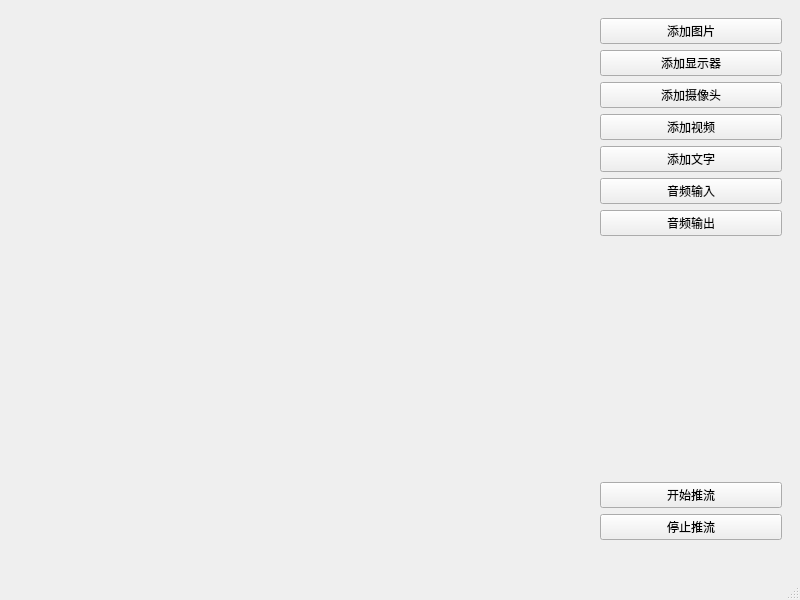
<?xml version="1.0" encoding="UTF-8"?>
<ui version="4.0">
 <class>MainWindow</class>
 <widget class="QMainWindow" name="MainWindow">
  <property name="geometry">
   <rect>
    <x>0</x>
    <y>0</y>
    <width>800</width>
    <height>600</height>
   </rect>
  </property>
  <property name="windowTitle">
   <string>MainWindow</string>
  </property>
  <widget class="QWidget" name="centralwidget">
   <layout class="QVBoxLayout" name="verticalLayout">
    <item>
     <layout class="QHBoxLayout" name="horizontalLayout">
      <item>
       <widget class="OBSBasicPreview" name="preview" native="true"/>
      </item>
      <item>
       <widget class="QWidget" name="widget_2" native="true">
        <property name="maximumSize">
         <size>
          <width>200</width>
          <height>16777215</height>
         </size>
        </property>
        <layout class="QVBoxLayout" name="verticalLayout_2">
         <item>
          <widget class="QPushButton" name="btnSourceImage">
           <property name="text">
            <string>添加图片</string>
           </property>
          </widget>
         </item>
         <item>
          <widget class="QPushButton" name="btnSourceMonitor">
           <property name="text">
            <string>添加显示器</string>
           </property>
          </widget>
         </item>
         <item>
          <widget class="QPushButton" name="btnSourceCamera">
           <property name="text">
            <string>添加摄像头</string>
           </property>
          </widget>
         </item>
         <item>
          <widget class="QPushButton" name="btnSourceVideo">
           <property name="text">
            <string>添加视频</string>
           </property>
          </widget>
         </item>
         <item>
          <widget class="QPushButton" name="btnSourceText">
           <property name="text">
            <string>添加文字</string>
           </property>
          </widget>
         </item>
         <item>
          <widget class="QPushButton" name="btnSourceAudioInput">
           <property name="text">
            <string>音频输入</string>
           </property>
          </widget>
         </item>
         <item>
          <widget class="QPushButton" name="btnSourceAudioOutput">
           <property name="text">
            <string>音频输出</string>
           </property>
          </widget>
         </item>
         <item>
          <spacer name="verticalSpacer">
           <property name="orientation">
            <enum>Qt::Vertical</enum>
           </property>
           <property name="sizeHint" stdset="0">
            <size>
             <width>20</width>
             <height>40</height>
            </size>
           </property>
          </spacer>
         </item>
         <item>
          <widget class="QPushButton" name="btnStartPush">
           <property name="text">
            <string>开始推流</string>
           </property>
          </widget>
         </item>
         <item>
          <widget class="QPushButton" name="btnStopPush">
           <property name="text">
            <string>停止推流</string>
           </property>
          </widget>
         </item>
         <item>
          <widget class="QLabel" name="labelStreamInfo">
           <property name="text">
            <string/>
           </property>
          </widget>
         </item>
        </layout>
       </widget>
      </item>
     </layout>
    </item>
   </layout>
  </widget>
  <widget class="QMenuBar" name="menubar">
   <property name="geometry">
    <rect>
     <x>0</x>
     <y>0</y>
     <width>800</width>
     <height>23</height>
    </rect>
   </property>
  </widget>
  <widget class="QStatusBar" name="statusbar"/>
 </widget>
 <customwidgets>
  <customwidget>
   <class>OBSBasicPreview</class>
   <extends>QWidget</extends>
   <header>window-basic-preview.hpp</header>
   <container>1</container>
  </customwidget>
 </customwidgets>
 <resources/>
 <connections/>
</ui>
